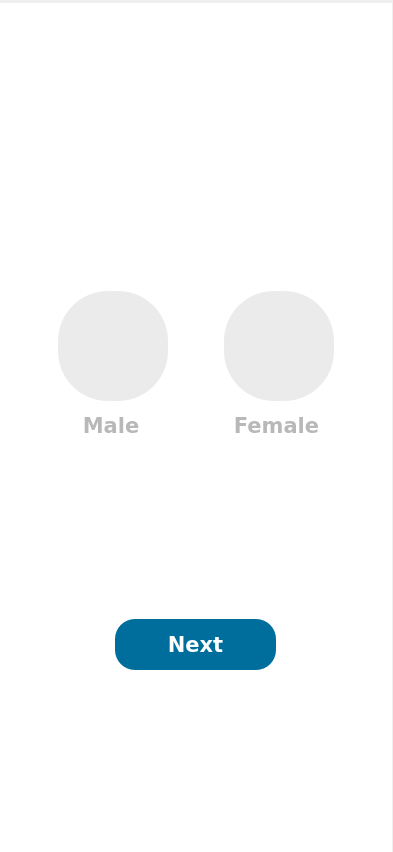
<?xml version="1.0" encoding="UTF-8"?>
<ui version="4.0">
 <class>Water</class>
 <widget class="QMainWindow" name="Water">
  <property name="geometry">
   <rect>
    <x>0</x>
    <y>0</y>
    <width>393</width>
    <height>852</height>
   </rect>
  </property>
  <property name="minimumSize">
   <size>
    <width>393</width>
    <height>852</height>
   </size>
  </property>
  <property name="maximumSize">
   <size>
    <width>393</width>
    <height>852</height>
   </size>
  </property>
  <property name="windowTitle">
   <string>MainWindow</string>
  </property>
  <widget class="QWidget" name="centralwidget">
   <widget class="QStackedWidget" name="waterstackedWidget">
    <property name="geometry">
     <rect>
      <x>-3</x>
      <y>3</y>
      <width>400</width>
      <height>852</height>
     </rect>
    </property>
    <property name="minimumSize">
     <size>
      <width>400</width>
      <height>852</height>
     </size>
    </property>
    <property name="maximumSize">
     <size>
      <width>400</width>
      <height>852</height>
     </size>
    </property>
    <widget class="QWidget" name="sex">
     <widget class="QWidget" name="widget" native="true">
      <property name="geometry">
       <rect>
        <x>0</x>
        <y>0</y>
        <width>395</width>
        <height>852</height>
       </rect>
      </property>
      <property name="styleSheet">
       <string notr="true">background-color: rgb(255, 255, 255);</string>
      </property>
      <widget class="QLabel" name="sexbg">
       <property name="geometry">
        <rect>
         <x>4</x>
         <y>82</y>
         <width>526</width>
         <height>829</height>
        </rect>
       </property>
       <property name="styleSheet">
        <string notr="true">background-image: url(:/background/waterimg/sexbg.png);</string>
       </property>
       <property name="text">
        <string/>
       </property>
      </widget>
      <widget class="QPushButton" name="nexttoweight">
       <property name="geometry">
        <rect>
         <x>118</x>
         <y>616</y>
         <width>161</width>
         <height>51</height>
        </rect>
       </property>
       <property name="minimumSize">
        <size>
         <width>0</width>
         <height>0</height>
        </size>
       </property>
       <property name="font">
        <font>
         <family>Verdana</family>
         <pointsize>16</pointsize>
         <weight>75</weight>
         <bold>true</bold>
        </font>
       </property>
       <property name="styleSheet">
        <string notr="true">background-color: rgb(0, 110, 156);
color: rgb(255, 255, 255);
border-radius: 20px;
</string>
       </property>
       <property name="text">
        <string>Next</string>
       </property>
       <property name="flat">
        <bool>true</bool>
       </property>
      </widget>
      <widget class="QPushButton" name="female">
       <property name="geometry">
        <rect>
         <x>227</x>
         <y>288</y>
         <width>110</width>
         <height>110</height>
        </rect>
       </property>
       <property name="minimumSize">
        <size>
         <width>110</width>
         <height>110</height>
        </size>
       </property>
       <property name="styleSheet">
        <string notr="true">background-color: rgb(235, 235, 235);
border-radius: 50%;</string>
       </property>
       <property name="text">
        <string/>
       </property>
       <property name="icon">
        <iconset resource="water.qrc">
         <normaloff>:/icons/waterimg/Female.png</normaloff>:/icons/waterimg/Female.png</iconset>
       </property>
       <property name="iconSize">
        <size>
         <width>50</width>
         <height>50</height>
        </size>
       </property>
       <property name="flat">
        <bool>true</bool>
       </property>
      </widget>
      <widget class="QPushButton" name="male">
       <property name="geometry">
        <rect>
         <x>61</x>
         <y>288</y>
         <width>110</width>
         <height>110</height>
        </rect>
       </property>
       <property name="minimumSize">
        <size>
         <width>110</width>
         <height>110</height>
        </size>
       </property>
       <property name="styleSheet">
        <string notr="true">background-color: rgb(235, 235, 235);
border-radius: 50%;</string>
       </property>
       <property name="text">
        <string/>
       </property>
       <property name="icon">
        <iconset resource="water.qrc">
         <normaloff>:/icons/waterimg/Male.png</normaloff>:/icons/waterimg/Male.png</iconset>
       </property>
       <property name="iconSize">
        <size>
         <width>50</width>
         <height>50</height>
        </size>
       </property>
       <property name="flat">
        <bool>true</bool>
       </property>
      </widget>
      <widget class="QLabel" name="label_3">
       <property name="geometry">
        <rect>
         <x>78</x>
         <y>407</y>
         <width>72</width>
         <height>31</height>
        </rect>
       </property>
       <property name="font">
        <font>
         <family>Verdana</family>
         <pointsize>16</pointsize>
         <weight>75</weight>
         <bold>true</bold>
        </font>
       </property>
       <property name="styleSheet">
        <string notr="true">color: rgb(184, 184, 184);</string>
       </property>
       <property name="text">
        <string>Male</string>
       </property>
       <property name="alignment">
        <set>Qt::AlignCenter</set>
       </property>
      </widget>
      <widget class="QLabel" name="label_5">
       <property name="geometry">
        <rect>
         <x>232</x>
         <y>407</y>
         <width>95</width>
         <height>31</height>
        </rect>
       </property>
       <property name="font">
        <font>
         <family>Verdana</family>
         <pointsize>16</pointsize>
         <weight>75</weight>
         <bold>true</bold>
        </font>
       </property>
       <property name="styleSheet">
        <string notr="true">color: rgb(184, 184, 184);</string>
       </property>
       <property name="text">
        <string>Female</string>
       </property>
       <property name="alignment">
        <set>Qt::AlignCenter</set>
       </property>
      </widget>
      <widget class="QPushButton" name="backtomain">
       <property name="geometry">
        <rect>
         <x>16</x>
         <y>75</y>
         <width>46</width>
         <height>53</height>
        </rect>
       </property>
       <property name="text">
        <string/>
       </property>
       <property name="icon">
        <iconset resource="water.qrc">
         <normaloff>:/buttons/waterimg/back.png</normaloff>:/buttons/waterimg/back.png</iconset>
       </property>
       <property name="iconSize">
        <size>
         <width>37</width>
         <height>37</height>
        </size>
       </property>
       <property name="flat">
        <bool>true</bool>
       </property>
      </widget>
     </widget>
    </widget>
    <widget class="QWidget" name="drink">
     <property name="styleSheet">
      <string notr="true">background-color: rgb(255, 255, 255);</string>
     </property>
     <widget class="QWidget" name="drinkwaterwidget" native="true">
      <property name="geometry">
       <rect>
        <x>-1</x>
        <y>-107</y>
        <width>400</width>
        <height>964</height>
       </rect>
      </property>
      <widget class="QLabel" name="label">
       <property name="geometry">
        <rect>
         <x>4</x>
         <y>828</y>
         <width>410</width>
         <height>900</height>
        </rect>
       </property>
       <property name="minimumSize">
        <size>
         <width>0</width>
         <height>0</height>
        </size>
       </property>
       <property name="styleSheet">
        <string notr="true"/>
       </property>
       <property name="text">
        <string/>
       </property>
      </widget>
     </widget>
     <widget class="QPushButton" name="waterButton">
      <property name="geometry">
       <rect>
        <x>140</x>
        <y>662</y>
        <width>114</width>
        <height>167</height>
       </rect>
      </property>
      <property name="text">
       <string/>
      </property>
      <property name="icon">
       <iconset resource="water.qrc">
        <normaloff>:/buttons/waterimg/drinkbutton.png</normaloff>:/buttons/waterimg/drinkbutton.png</iconset>
      </property>
      <property name="iconSize">
       <size>
        <width>150</width>
        <height>150</height>
       </size>
      </property>
      <property name="autoDefault">
       <bool>false</bool>
      </property>
      <property name="flat">
       <bool>true</bool>
      </property>
     </widget>
     <widget class="QLabel" name="label_2">
      <property name="geometry">
       <rect>
        <x>28</x>
        <y>60</y>
        <width>314</width>
        <height>418</height>
       </rect>
      </property>
      <property name="styleSheet">
       <string notr="true">border-image: url(:/background/waterimg/text.png);
background: none;
background-color: transparent;</string>
      </property>
      <property name="text">
       <string/>
      </property>
     </widget>
     <widget class="QLabel" name="percent">
      <property name="geometry">
       <rect>
        <x>169</x>
        <y>452</y>
        <width>58</width>
        <height>24</height>
       </rect>
      </property>
      <property name="font">
       <font>
        <family>Segoe UI Black</family>
        <pointsize>12</pointsize>
        <weight>75</weight>
        <bold>true</bold>
       </font>
      </property>
      <property name="styleSheet">
       <string notr="true">background: none;
background-color: transparent;
color: rgb(66, 174, 220);
</string>
      </property>
      <property name="text">
       <string>0</string>
      </property>
      <property name="alignment">
       <set>Qt::AlignCenter</set>
      </property>
     </widget>
     <widget class="QLabel" name="recommend">
      <property name="geometry">
       <rect>
        <x>32</x>
        <y>198</y>
        <width>57</width>
        <height>29</height>
       </rect>
      </property>
      <property name="font">
       <font>
        <family>Segoe UI Black</family>
        <pointsize>16</pointsize>
        <weight>75</weight>
        <bold>true</bold>
       </font>
      </property>
      <property name="styleSheet">
       <string notr="true">background: none;
color: rgb(0, 110, 156);
background-color: transparent;
</string>
      </property>
      <property name="text">
       <string>1680</string>
      </property>
     </widget>
     <widget class="QLineEdit" name="ml">
      <property name="geometry">
       <rect>
        <x>120</x>
        <y>376</y>
        <width>120</width>
        <height>44</height>
       </rect>
      </property>
      <property name="maximumSize">
       <size>
        <width>393</width>
        <height>110</height>
       </size>
      </property>
      <property name="font">
       <font>
        <family>Segoe UI Black</family>
        <pointsize>36</pointsize>
        <weight>75</weight>
        <bold>true</bold>
       </font>
      </property>
      <property name="styleSheet">
       <string notr="true">background: none;
background-color: transparent;
color: rgb(66, 174, 220);
</string>
      </property>
      <property name="text">
       <string>30</string>
      </property>
      <property name="frame">
       <bool>false</bool>
      </property>
      <property name="alignment">
       <set>Qt::AlignCenter</set>
      </property>
     </widget>
     <widget class="QPushButton" name="backtomain2">
      <property name="geometry">
       <rect>
        <x>10</x>
        <y>55</y>
        <width>46</width>
        <height>53</height>
       </rect>
      </property>
      <property name="text">
       <string/>
      </property>
      <property name="icon">
       <iconset resource="water.qrc">
        <normaloff>:/buttons/waterimg/back.png</normaloff>:/buttons/waterimg/back.png</iconset>
      </property>
      <property name="iconSize">
       <size>
        <width>37</width>
        <height>37</height>
       </size>
      </property>
      <property name="flat">
       <bool>true</bool>
      </property>
     </widget>
    </widget>
    <widget class="QWidget" name="reco">
     <widget class="QWidget" name="recowidget" native="true">
      <property name="geometry">
       <rect>
        <x>0</x>
        <y>0</y>
        <width>395</width>
        <height>852</height>
       </rect>
      </property>
      <property name="styleSheet">
       <string notr="true">background-color: rgb(255, 255, 255);</string>
      </property>
      <widget class="QLabel" name="recobg">
       <property name="geometry">
        <rect>
         <x>4</x>
         <y>0</y>
         <width>393</width>
         <height>852</height>
        </rect>
       </property>
       <property name="styleSheet">
        <string notr="true">background-image: url(:/background/waterimg/recobg.png);</string>
       </property>
       <property name="text">
        <string/>
       </property>
      </widget>
      <widget class="QPushButton" name="nextodrink">
       <property name="geometry">
        <rect>
         <x>110</x>
         <y>532</y>
         <width>161</width>
         <height>53</height>
        </rect>
       </property>
       <property name="minimumSize">
        <size>
         <width>0</width>
         <height>0</height>
        </size>
       </property>
       <property name="styleSheet">
        <string notr="true"/>
       </property>
       <property name="text">
        <string/>
       </property>
       <property name="flat">
        <bool>true</bool>
       </property>
      </widget>
      <widget class="QLineEdit" name="mlreco">
       <property name="geometry">
        <rect>
         <x>118</x>
         <y>427</y>
         <width>113</width>
         <height>41</height>
        </rect>
       </property>
       <property name="font">
        <font>
         <family>Verdana</family>
         <pointsize>14</pointsize>
         <weight>75</weight>
         <bold>true</bold>
        </font>
       </property>
       <property name="layoutDirection">
        <enum>Qt::LeftToRight</enum>
       </property>
       <property name="styleSheet">
        <string notr="true">background-color: rgb(235, 235, 235);
color: rgb(1, 102, 145);
border-radius: 20px;</string>
       </property>
       <property name="frame">
        <bool>false</bool>
       </property>
       <property name="alignment">
        <set>Qt::AlignCenter</set>
       </property>
      </widget>
      <widget class="QPushButton" name="backtoweather">
       <property name="geometry">
        <rect>
         <x>16</x>
         <y>55</y>
         <width>46</width>
         <height>53</height>
        </rect>
       </property>
       <property name="text">
        <string/>
       </property>
       <property name="icon">
        <iconset resource="water.qrc">
         <normaloff>:/buttons/waterimg/back.png</normaloff>:/buttons/waterimg/back.png</iconset>
       </property>
       <property name="iconSize">
        <size>
         <width>37</width>
         <height>37</height>
        </size>
       </property>
       <property name="flat">
        <bool>true</bool>
       </property>
      </widget>
     </widget>
    </widget>
    <widget class="QWidget" name="weight">
     <widget class="QWidget" name="weightwidget" native="true">
      <property name="geometry">
       <rect>
        <x>0</x>
        <y>0</y>
        <width>395</width>
        <height>852</height>
       </rect>
      </property>
      <property name="styleSheet">
       <string notr="true">background-color: rgb(255, 255, 255);</string>
      </property>
      <widget class="QLabel" name="weightbg">
       <property name="geometry">
        <rect>
         <x>4</x>
         <y>82</y>
         <width>677</width>
         <height>890</height>
        </rect>
       </property>
       <property name="styleSheet">
        <string notr="true">background-image: url(:/background/waterimg/weightbg.png);</string>
       </property>
       <property name="text">
        <string/>
       </property>
      </widget>
      <widget class="QPushButton" name="nexttoweather">
       <property name="geometry">
        <rect>
         <x>118</x>
         <y>616</y>
         <width>161</width>
         <height>51</height>
        </rect>
       </property>
       <property name="minimumSize">
        <size>
         <width>0</width>
         <height>0</height>
        </size>
       </property>
       <property name="font">
        <font>
         <family>Verdana</family>
         <pointsize>16</pointsize>
         <weight>75</weight>
         <bold>true</bold>
        </font>
       </property>
       <property name="styleSheet">
        <string notr="true">background-color: rgb(0, 110, 156);
color: rgb(255, 255, 255);
border-radius: 20px;
</string>
       </property>
       <property name="text">
        <string>Next</string>
       </property>
       <property name="flat">
        <bool>true</bool>
       </property>
      </widget>
      <widget class="QLineEdit" name="kg">
       <property name="geometry">
        <rect>
         <x>120</x>
         <y>374</y>
         <width>113</width>
         <height>41</height>
        </rect>
       </property>
       <property name="font">
        <font>
         <family>Verdana</family>
         <pointsize>14</pointsize>
         <weight>75</weight>
         <bold>true</bold>
        </font>
       </property>
       <property name="styleSheet">
        <string notr="true">background-color: rgb(235, 235, 235);
color: rgb(0, 110, 156);
border-radius: 20px;</string>
       </property>
       <property name="text">
        <string>0</string>
       </property>
       <property name="frame">
        <bool>false</bool>
       </property>
       <property name="alignment">
        <set>Qt::AlignCenter</set>
       </property>
      </widget>
      <widget class="QPushButton" name="backtosex">
       <property name="geometry">
        <rect>
         <x>16</x>
         <y>75</y>
         <width>46</width>
         <height>53</height>
        </rect>
       </property>
       <property name="text">
        <string/>
       </property>
       <property name="icon">
        <iconset resource="water.qrc">
         <normaloff>:/buttons/waterimg/back.png</normaloff>:/buttons/waterimg/back.png</iconset>
       </property>
       <property name="iconSize">
        <size>
         <width>37</width>
         <height>37</height>
        </size>
       </property>
       <property name="flat">
        <bool>true</bool>
       </property>
      </widget>
     </widget>
    </widget>
    <widget class="QWidget" name="weather">
     <widget class="QWidget" name="weatherwidget" native="true">
      <property name="geometry">
       <rect>
        <x>0</x>
        <y>0</y>
        <width>395</width>
        <height>852</height>
       </rect>
      </property>
      <property name="styleSheet">
       <string notr="true">background-color: rgb(255, 255, 255);</string>
      </property>
      <widget class="QLabel" name="weatherbg">
       <property name="geometry">
        <rect>
         <x>4</x>
         <y>82</y>
         <width>526</width>
         <height>829</height>
        </rect>
       </property>
       <property name="styleSheet">
        <string notr="true">background-image: url(:/background/waterimg/weatherbg.png);</string>
       </property>
       <property name="text">
        <string/>
       </property>
      </widget>
      <widget class="QPushButton" name="nexttoreco">
       <property name="geometry">
        <rect>
         <x>118</x>
         <y>616</y>
         <width>161</width>
         <height>51</height>
        </rect>
       </property>
       <property name="minimumSize">
        <size>
         <width>0</width>
         <height>0</height>
        </size>
       </property>
       <property name="font">
        <font>
         <family>Verdana</family>
         <pointsize>16</pointsize>
         <weight>75</weight>
         <bold>true</bold>
        </font>
       </property>
       <property name="styleSheet">
        <string notr="true">background-color: rgb(0, 110, 156);
color: rgb(255, 255, 255);
border-radius: 20px;
</string>
       </property>
       <property name="text">
        <string>Next</string>
       </property>
       <property name="flat">
        <bool>true</bool>
       </property>
      </widget>
      <widget class="QPushButton" name="hot">
       <property name="geometry">
        <rect>
         <x>77</x>
         <y>305</y>
         <width>233</width>
         <height>62</height>
        </rect>
       </property>
       <property name="minimumSize">
        <size>
         <width>0</width>
         <height>0</height>
        </size>
       </property>
       <property name="font">
        <font>
         <family>Verdana</family>
         <pointsize>16</pointsize>
         <weight>75</weight>
         <bold>true</bold>
        </font>
       </property>
       <property name="styleSheet">
        <string notr="true">background-color: rgb(235, 235, 235);
color: rgb(0, 110, 156);
border-radius: 20px;
text-align: left;</string>
       </property>
       <property name="text">
        <string>     Hot</string>
       </property>
       <property name="flat">
        <bool>true</bool>
       </property>
      </widget>
      <widget class="QPushButton" name="temperate">
       <property name="geometry">
        <rect>
         <x>77</x>
         <y>380</y>
         <width>233</width>
         <height>62</height>
        </rect>
       </property>
       <property name="minimumSize">
        <size>
         <width>0</width>
         <height>0</height>
        </size>
       </property>
       <property name="font">
        <font>
         <family>Verdana</family>
         <pointsize>16</pointsize>
         <weight>75</weight>
         <bold>true</bold>
        </font>
       </property>
       <property name="styleSheet">
        <string notr="true">color: rgb(0, 110, 156);
background-color: rgb(235, 235, 235);
border-radius: 20px;
text-align: left;</string>
       </property>
       <property name="text">
        <string>     Temperate</string>
       </property>
       <property name="flat">
        <bool>true</bool>
       </property>
      </widget>
      <widget class="QPushButton" name="cold">
       <property name="geometry">
        <rect>
         <x>77</x>
         <y>453</y>
         <width>233</width>
         <height>62</height>
        </rect>
       </property>
       <property name="minimumSize">
        <size>
         <width>0</width>
         <height>0</height>
        </size>
       </property>
       <property name="font">
        <font>
         <family>Verdana</family>
         <pointsize>16</pointsize>
         <weight>75</weight>
         <bold>true</bold>
        </font>
       </property>
       <property name="styleSheet">
        <string notr="true">background-color: rgb(235, 235, 235);
color: rgb(0, 110, 156);
border-radius: 20px;
text-align: left;</string>
       </property>
       <property name="text">
        <string>     Cold</string>
       </property>
       <property name="flat">
        <bool>true</bool>
       </property>
      </widget>
      <widget class="QLabel" name="label_4">
       <property name="geometry">
        <rect>
         <x>248</x>
         <y>315</y>
         <width>52</width>
         <height>197</height>
        </rect>
       </property>
       <property name="styleSheet">
        <string notr="true">border-image: url(:/icons/waterimg/weathericon.png);
background: none;
background-color: transparent;</string>
       </property>
       <property name="text">
        <string/>
       </property>
      </widget>
      <widget class="QPushButton" name="backtoweight">
       <property name="geometry">
        <rect>
         <x>16</x>
         <y>75</y>
         <width>46</width>
         <height>53</height>
        </rect>
       </property>
       <property name="text">
        <string/>
       </property>
       <property name="icon">
        <iconset resource="water.qrc">
         <normaloff>:/buttons/waterimg/back.png</normaloff>:/buttons/waterimg/back.png</iconset>
       </property>
       <property name="iconSize">
        <size>
         <width>37</width>
         <height>37</height>
        </size>
       </property>
       <property name="flat">
        <bool>true</bool>
       </property>
      </widget>
     </widget>
    </widget>
    <widget class="QWidget" name="save">
     <widget class="QLabel" name="bg2">
      <property name="geometry">
       <rect>
        <x>0</x>
        <y>0</y>
        <width>393</width>
        <height>852</height>
       </rect>
      </property>
      <property name="maximumSize">
       <size>
        <width>393</width>
        <height>852</height>
       </size>
      </property>
      <property name="styleSheet">
       <string notr="true">border-image: url(:/background/waterimg/waterbg.png);</string>
      </property>
      <property name="text">
       <string/>
      </property>
     </widget>
    </widget>
   </widget>
  </widget>
 </widget>
 <resources>
  <include location="water.qrc"/>
 </resources>
 <connections/>
</ui>
